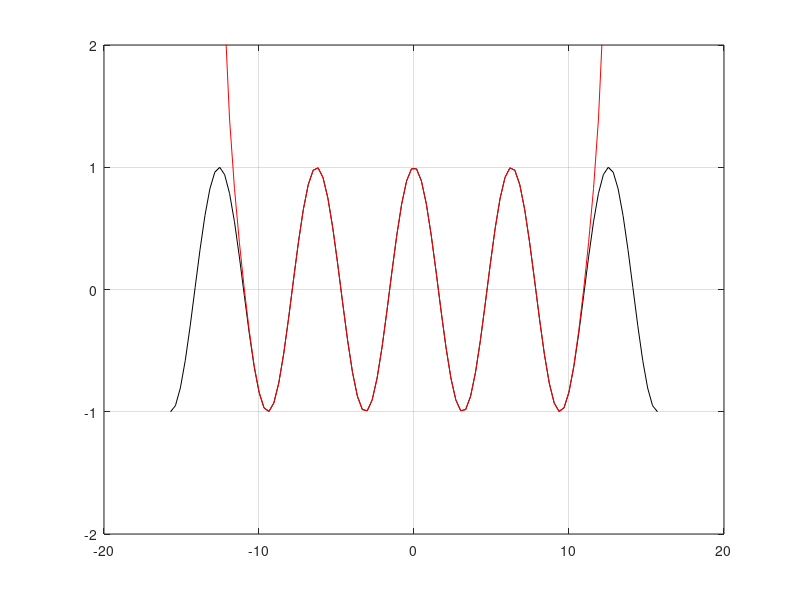

MATLAB code for this plot:
clear all
close all

%% f = cos(x)

I = [-5*pi,5*pi];
N = 14;
DIM = 100;
x = linspace(I(1),I(2),DIM);

Tf = 0;
for k=0:N
    Tf = Tf + (-1)^k*x.^(2*k)/factorial(2*k);
end

%%

plot(x,cos(x),'k-');
grid on
hold on
plot(x,Tf,'r-');
ylim([-2,2])